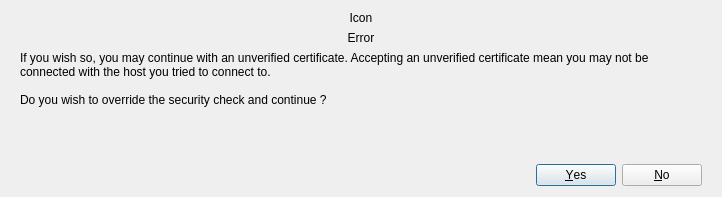
<?xml version="1.0" encoding="UTF-8"?>
<ui version="4.0">
 <class>CertificateErrorDialog</class>
 <widget class="QDialog" name="CertificateErrorDialog">
  <property name="geometry">
   <rect>
    <x>0</x>
    <y>0</y>
    <width>722</width>
    <height>197</height>
   </rect>
  </property>
  <property name="windowTitle">
   <string>Dialog</string>
  </property>
  <layout class="QVBoxLayout" name="verticalLayout">
   <property name="leftMargin">
    <number>20</number>
   </property>
   <property name="rightMargin">
    <number>20</number>
   </property>
   <item>
    <widget class="QLabel" name="m_iconLabel">
     <property name="text">
      <string>Icon</string>
     </property>
     <property name="alignment">
      <set>Qt::AlignmentFlag::AlignCenter</set>
     </property>
    </widget>
   </item>
   <item>
    <widget class="QLabel" name="m_errorLabel">
     <property name="sizePolicy">
      <sizepolicy hsizetype="Preferred" vsizetype="Preferred">
       <horstretch>0</horstretch>
       <verstretch>0</verstretch>
      </sizepolicy>
     </property>
     <property name="text">
      <string>Error</string>
     </property>
     <property name="alignment">
      <set>Qt::AlignmentFlag::AlignCenter</set>
     </property>
     <property name="wordWrap">
      <bool>true</bool>
     </property>
    </widget>
   </item>
   <item>
    <widget class="QLabel" name="m_infoLabel">
     <property name="sizePolicy">
      <sizepolicy hsizetype="MinimumExpanding" vsizetype="MinimumExpanding">
       <horstretch>0</horstretch>
       <verstretch>0</verstretch>
      </sizepolicy>
     </property>
     <property name="text">
      <string>If you wish so, you may continue with an unverified certificate. Accepting an unverified certificate mean you may not be connected with the host you tried to connect to.

Do you wish to override the security check and continue ?   </string>
     </property>
     <property name="alignment">
      <set>Qt::AlignmentFlag::AlignLeading|Qt::AlignmentFlag::AlignLeft|Qt::AlignmentFlag::AlignVCenter</set>
     </property>
     <property name="wordWrap">
      <bool>true</bool>
     </property>
    </widget>
   </item>
   <item>
    <spacer name="verticalSpacer">
     <property name="orientation">
      <enum>Qt::Orientation::Vertical</enum>
     </property>
     <property name="sizeHint" stdset="0">
      <size>
       <width>20</width>
       <height>16</height>
      </size>
     </property>
    </spacer>
   </item>
   <item>
    <widget class="QDialogButtonBox" name="buttonBox">
     <property name="orientation">
      <enum>Qt::Orientation::Horizontal</enum>
     </property>
     <property name="standardButtons">
      <set>QDialogButtonBox::StandardButton::No|QDialogButtonBox::StandardButton::Yes</set>
     </property>
    </widget>
   </item>
  </layout>
 </widget>
 <resources/>
 <connections>
  <connection>
   <sender>buttonBox</sender>
   <signal>accepted()</signal>
   <receiver>CertificateErrorDialog</receiver>
   <slot>accept()</slot>
   <hints>
    <hint type="sourcelabel">
     <x>248</x>
     <y>254</y>
    </hint>
    <hint type="destinationlabel">
     <x>157</x>
     <y>274</y>
    </hint>
   </hints>
  </connection>
  <connection>
   <sender>buttonBox</sender>
   <signal>rejected()</signal>
   <receiver>CertificateErrorDialog</receiver>
   <slot>reject()</slot>
   <hints>
    <hint type="sourcelabel">
     <x>316</x>
     <y>260</y>
    </hint>
    <hint type="destinationlabel">
     <x>286</x>
     <y>274</y>
    </hint>
   </hints>
  </connection>
 </connections>
</ui>
